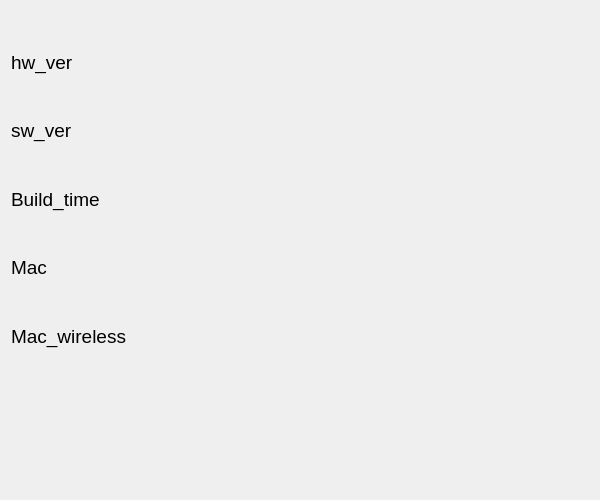
<?xml version="1.0" encoding="UTF-8"?>
<ui version="4.0">
 <class>BasicInformationDialog</class>
 <widget class="QDialog" name="BasicInformationDialog">
  <property name="geometry">
   <rect>
    <x>0</x>
    <y>0</y>
    <width>600</width>
    <height>500</height>
   </rect>
  </property>
  <property name="minimumSize">
   <size>
    <width>600</width>
    <height>500</height>
   </size>
  </property>
  <property name="maximumSize">
   <size>
    <width>600</width>
    <height>500</height>
   </size>
  </property>
  <property name="windowTitle">
   <string>Basic Information</string>
  </property>
  <layout class="QGridLayout" name="gridLayout">
   <item row="0" column="0">
    <spacer name="verticalSpacer_2">
     <property name="orientation">
      <enum>Qt::Vertical</enum>
     </property>
     <property name="sizeHint" stdset="0">
      <size>
       <width>20</width>
       <height>31</height>
      </size>
     </property>
    </spacer>
   </item>
   <item row="1" column="0">
    <widget class="QLabel" name="label_18">
     <property name="font">
      <font>
       <pointsize>14</pointsize>
      </font>
     </property>
     <property name="text">
      <string>hw_ver</string>
     </property>
    </widget>
   </item>
   <item row="1" column="1">
    <widget class="QLabel" name="hw_ver_label">
     <property name="minimumSize">
      <size>
       <width>380</width>
       <height>0</height>
      </size>
     </property>
     <property name="font">
      <font>
       <pointsize>14</pointsize>
      </font>
     </property>
     <property name="text">
      <string/>
     </property>
    </widget>
   </item>
   <item row="2" column="0">
    <spacer name="verticalSpacer_3">
     <property name="orientation">
      <enum>Qt::Vertical</enum>
     </property>
     <property name="sizeHint" stdset="0">
      <size>
       <width>20</width>
       <height>30</height>
      </size>
     </property>
    </spacer>
   </item>
   <item row="3" column="0">
    <widget class="QLabel" name="label_19">
     <property name="font">
      <font>
       <pointsize>14</pointsize>
      </font>
     </property>
     <property name="text">
      <string>sw_ver</string>
     </property>
    </widget>
   </item>
   <item row="3" column="1">
    <widget class="QLabel" name="sw_ver_label">
     <property name="minimumSize">
      <size>
       <width>380</width>
       <height>0</height>
      </size>
     </property>
     <property name="font">
      <font>
       <pointsize>14</pointsize>
      </font>
     </property>
     <property name="text">
      <string/>
     </property>
    </widget>
   </item>
   <item row="4" column="0">
    <spacer name="verticalSpacer_4">
     <property name="orientation">
      <enum>Qt::Vertical</enum>
     </property>
     <property name="sizeHint" stdset="0">
      <size>
       <width>20</width>
       <height>31</height>
      </size>
     </property>
    </spacer>
   </item>
   <item row="5" column="0">
    <widget class="QLabel" name="label_20">
     <property name="font">
      <font>
       <pointsize>14</pointsize>
      </font>
     </property>
     <property name="text">
      <string>Build_time</string>
     </property>
    </widget>
   </item>
   <item row="5" column="1">
    <widget class="QLabel" name="Build_time_label">
     <property name="minimumSize">
      <size>
       <width>380</width>
       <height>0</height>
      </size>
     </property>
     <property name="font">
      <font>
       <pointsize>14</pointsize>
      </font>
     </property>
     <property name="text">
      <string/>
     </property>
    </widget>
   </item>
   <item row="6" column="0">
    <spacer name="verticalSpacer_5">
     <property name="orientation">
      <enum>Qt::Vertical</enum>
     </property>
     <property name="sizeHint" stdset="0">
      <size>
       <width>20</width>
       <height>31</height>
      </size>
     </property>
    </spacer>
   </item>
   <item row="7" column="0">
    <widget class="QLabel" name="label_21">
     <property name="font">
      <font>
       <pointsize>14</pointsize>
      </font>
     </property>
     <property name="text">
      <string>Mac</string>
     </property>
    </widget>
   </item>
   <item row="7" column="1">
    <widget class="QLabel" name="mac_label">
     <property name="minimumSize">
      <size>
       <width>380</width>
       <height>0</height>
      </size>
     </property>
     <property name="font">
      <font>
       <pointsize>14</pointsize>
      </font>
     </property>
     <property name="text">
      <string/>
     </property>
    </widget>
   </item>
   <item row="8" column="0">
    <spacer name="verticalSpacer_6">
     <property name="orientation">
      <enum>Qt::Vertical</enum>
     </property>
     <property name="sizeHint" stdset="0">
      <size>
       <width>20</width>
       <height>30</height>
      </size>
     </property>
    </spacer>
   </item>
   <item row="9" column="0">
    <widget class="QLabel" name="label_22">
     <property name="font">
      <font>
       <pointsize>14</pointsize>
      </font>
     </property>
     <property name="text">
      <string>Mac_wireless</string>
     </property>
    </widget>
   </item>
   <item row="9" column="1">
    <widget class="QLabel" name="mac_wireless_label">
     <property name="minimumSize">
      <size>
       <width>380</width>
       <height>0</height>
      </size>
     </property>
     <property name="font">
      <font>
       <pointsize>14</pointsize>
      </font>
     </property>
     <property name="text">
      <string/>
     </property>
    </widget>
   </item>
   <item row="10" column="0">
    <spacer name="verticalSpacer">
     <property name="orientation">
      <enum>Qt::Vertical</enum>
     </property>
     <property name="sizeHint" stdset="0">
      <size>
       <width>20</width>
       <height>141</height>
      </size>
     </property>
    </spacer>
   </item>
  </layout>
 </widget>
 <resources/>
 <connections/>
</ui>
